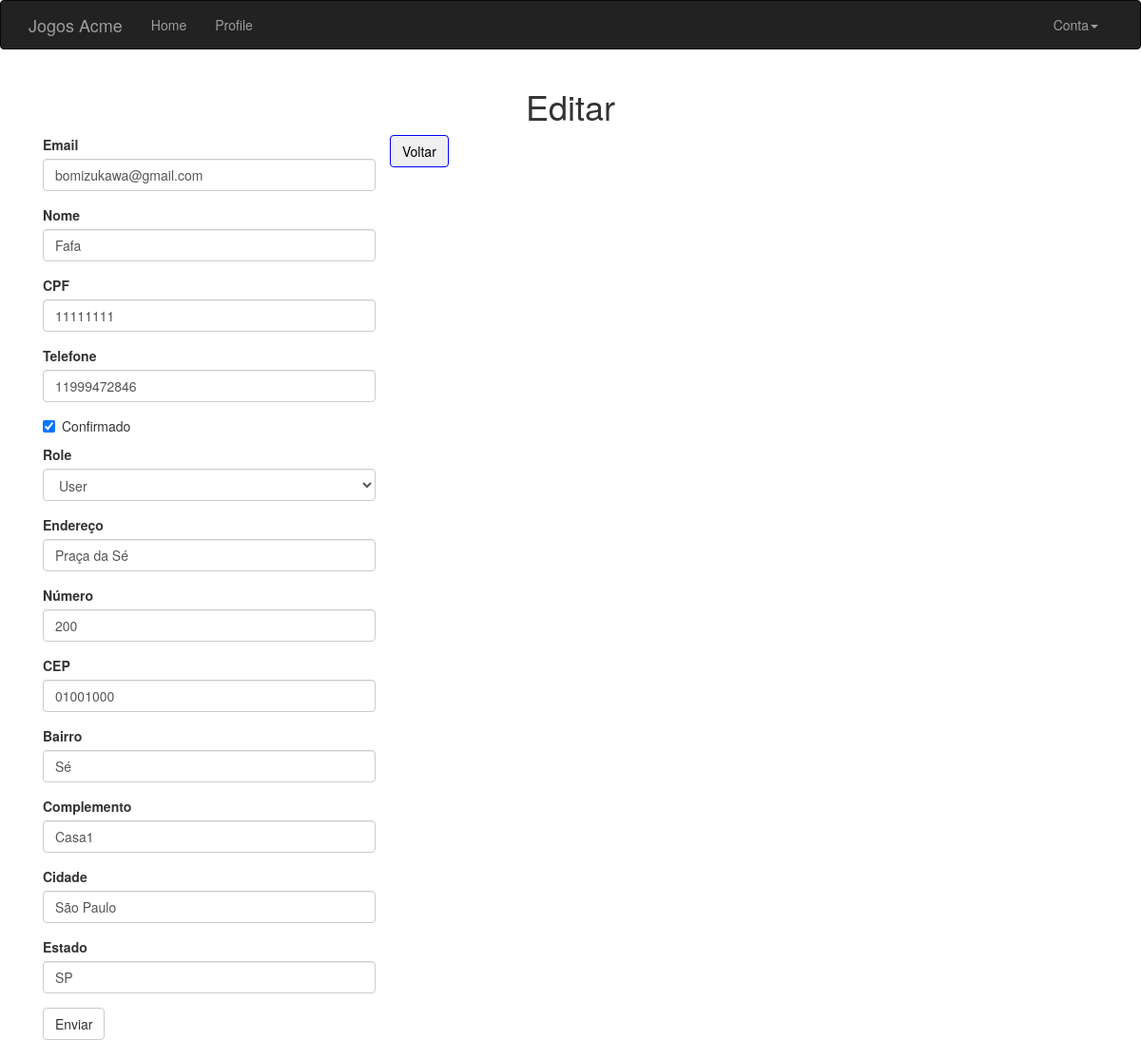
/user/edit-profile/3 (signed in), run on the app's committed database.
### app/models.py (models this page shows, shortened)
class User(UserMixin, db.Model):
    __tablename__ = 'users'
    id = db.Column('id', db.Integer, primary_key=True)
    email = db.Column(db.String(64), unique=True, index=True)
    username = db.Column(db.String(64), unique=True, index=True)
    role_id = db.Column(db.Integer, db.ForeignKey('roles.id'))
    password_hash = db.Column(db.String(128))
    confirmed = db.Column(db.Boolean, default=False)
    cpf = db.Column(db.String(64), unique=True, index=True)
    telephone = db.Column(db.String(64), unique=True, index=True)
    destiny_id = db.Column(db.Integer, db.ForeignKey('destiny.id'))
    member_since = db.Column(db.DateTime(), default=datetime.utcnow)
    last_seen = db.Column(db.DateTime(), default=datetime.utcnow)
    @property
    def password(self):
        raise AttributeError('password in not readable attribute')
    def ping(self):
        self.last_seen = datetime.utcnow()
        db.session.add(self)
        db.session.commit()
    def can(self, perm):
        return self.role is not None and self.role.has_permission(perm)
    def is_administrator(self):
        return self.can(Permission.ADMIN)

class Destiny(db.Model):
    __tablename__ = 'destiny'
    id = db.Column('id', db.Integer, primary_key=True, autoincrement=True)
    address = db.Column(db.String(200))
    number = db.Column(db.String(100))
    zipcode = db.Column(db.String(100))
    neighborhood = db.Column(db.String(100))
    complement = db.Column(db.String(200))
    city = db.Column(db.String(200))
    state = db.Column(db.String(100))
    user = db.relationship('User', backref="destiny", lazy='dynamic')

### app/main/views.py (the view, shortened to what this page needs)
@main.route('/user/edit-profile/<int:id>', methods=['GET', 'POST'])
@login_required
@admin_required
def edit_profile_admin(id):
    user = User.query.get_or_404(id)
    form = EditProfileAdminForm(user=user)
    form.email.data = user.email
    form.username.data = user.username
    form.confirmed.data = user.confirmed
    form.role.data = user.role_id
    form.cpf.data = user.cpf
    form.telephone.data = user.telephone
    form.zipcode.data = user.destiny.zipcode
    form.address.data = user.destiny.address
    form.number.data = user.destiny.number
    form.complement.data = user.destiny.complement
    form.neighborhood.data = user.destiny.neighborhood
    form.city.data = user.destiny.city
    form.state.data = user.destiny.state
    return render_template('user/edit_profile.html', form=form, user=user)

### app/auth/views.py (called while the page is built)
@auth.before_app_request
def before_request():
    if current_user.is_authenticated:
        current_user.ping()
        if not current_user.confirmed \
                and request.endpoint \
                and request.blueprint != 'auth' \
                and request.endpoint != 'static':
            print('>>>Sakura<<<')
            return redirect('auth.unconfirmed')

### app/main/__init__.py (called while the page is built)
@main.app_context_processor
def inject_permissions():
    return dict(Permission=Permission)

### app/models.py (called while the page is built)
@login_manager.user_loader
def load_user(user_id):
    return User.query.get(int(user_id))

    def has_permission(self, perm):
        return self.permissions & perm == perm

### app/templates/user/edit_profile.html (shortened to what this page needs)
{% extends "base.html" %}
{% import "bootstrap/wtf.html" as wtf %}
{% block page_content %}
<h1 style="text-align: center;">Editar {{ user.name }}</h1>
{% if current_user.is_administrator() %}
<div class="col-md-4">
    {{ wtf.quick_form(form) }}
</div>
<div class="return">
    <button type="button" class="btn"><a href="{{ url_for('main.user', username=current_user.username) }}">Voltar</a></button>
</div>
{% endif %}
{% endblock %}

### app/static/css/style.css (style rules this page uses)
.return>button { border-color: blue; color: blue; }
.return>button>a { color: black; }

### data on the page
User: email "bomizukawa@gmail.com", username "Fafa", cpf "11111111", telephone "11999472846"
Destiny: address "Praça da Sé", number "200", zipcode "01001000", neighborhood "Sé", complement "Casa1", city "São Paulo", state "SP"
